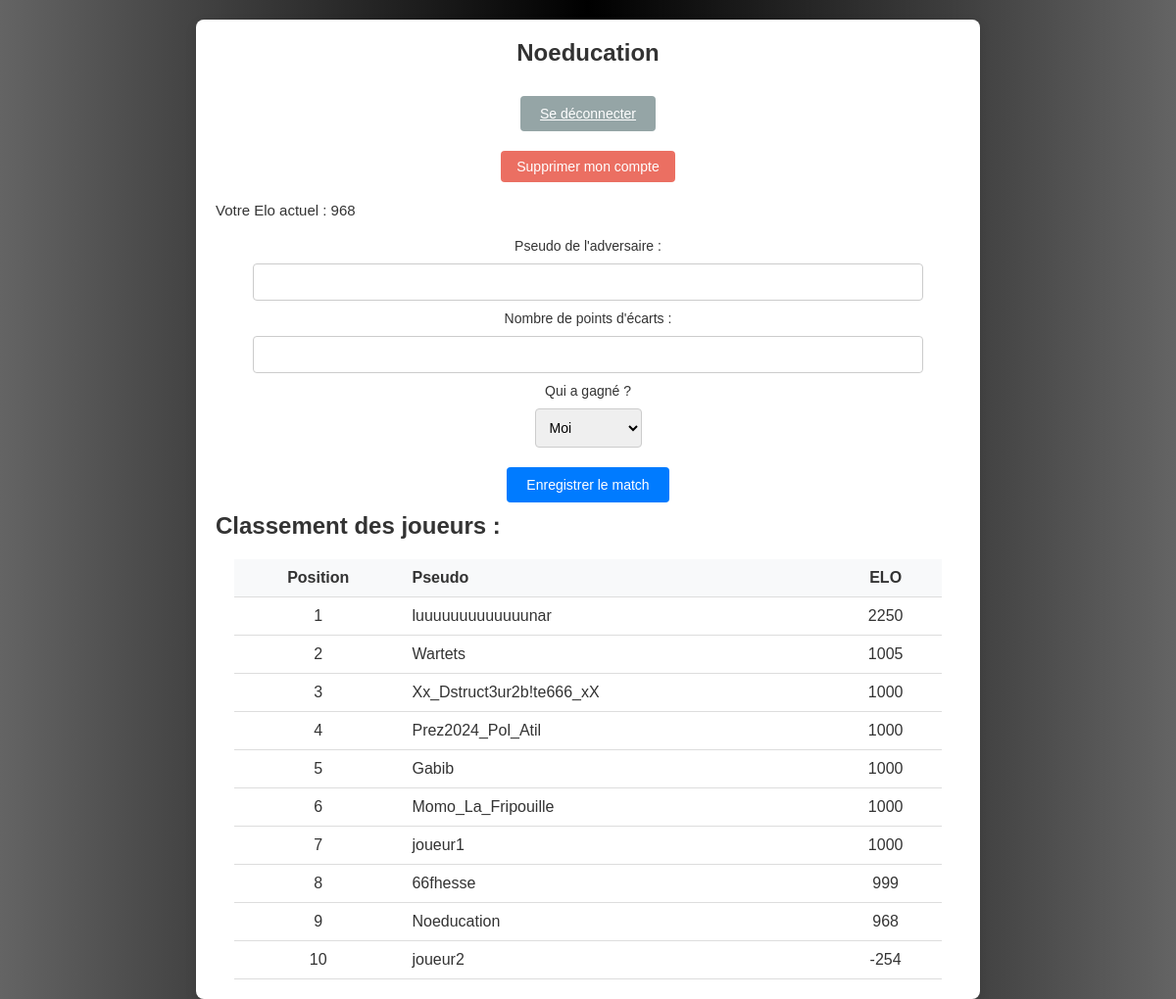
Page / (signed in) on the committed database.
### app.py (models this page shows)
class User(db.Model):
    id = db.Column(db.Integer, primary_key=True)
    username = db.Column(db.String(80), unique=True, nullable=False)
    password_hash = db.Column(db.String(120), nullable=False)
    elo = db.Column(db.Integer, default=1000)

### app.py (the view)
@app.route('/')
def index():
    if 'user_id' not in session:
        return redirect(url_for('login'))
    user = User.query.get(session['user_id'])
    leaderboard = User.query.order_by(User.elo.desc()).all()
    return render_template('index.html', user=user, leaderboard=leaderboard)

### templates/index.html (shortened to what this page needs)
<!DOCTYPE html>
<html lang="fr">
<head>
    <link rel="stylesheet" href="{{ url_for('static', filename='style.css') }}">
</head>
<body>
    <div class="container">
        <header>
            <h1><span>{{ user.username }}</span></h1>
        </header>
        <section class="log-button">
			<a href="{{ url_for('logout') }}" class="btn secondary">Se déconnecter</a>
			<form action="{{ url_for('delete_account') }}" method="POST" onsubmit="return confirm('Êtes-vous sûr de vouloir supprimer votre compte ?')">
				<button type="submit" class="btn danger">Supprimer mon compte</button>
			</form>
        </section>
        <section class="elo">
            <p id="nbElo">Votre Elo actuel : {{ user.elo }}</p>
			<form action="{{ url_for('play_match') }}" method="POST" class="match-form" onsubmit="return validateMatchForm();">
				<label for="player2_username">Pseudo de l'adversaire :</label>
				<input id="player2_username" name="player2_username" required>
				<label for="points">Nombre de points d'écarts :</label>
				<input type="number" id="points" name="points" required>
				<label for="winner">Qui a gagné ?</label>
				<select name="winner" id="winner">
					<option value="1">Moi</option>
				</select>
				<button type="submit" class="btn primary">Enregistrer le match</button>
			</form>
        </section>
        <section class="leaderboard">
            <h2>Classement des joueurs :</h2>
            <table>
                <thead>
                    <tr>
                        <th style="text-align: center;">Position</th>
                        <th>Pseudo</th>
                        <th style="text-align: center;">ELO</th>
                    </tr>
                </thead>
                <tbody>
                    {% for player in leaderboard %}
                        <tr>
                            <td style="text-align: center;">{{ loop.index }}</td>
                            <td>{{ player.username }}</td>
                            <td style="text-align: center;">{{ player.elo }}</td>
                        </tr>
                    {% endfor %}
                </tbody>
            </table>
        </section>
    </div>
</body>
</html>

### static/style.css (style rules this page uses)
* { margin: auto; padding: 0; box-sizing: border-box; }
body { font-family: 'Arial', sans-serif; background: rgb(100,100,100); background: -moz-linear-gradient(90deg, rgba(100,100,100,1) 0%, rgba(0,0,0,1) 50%, rgba(100,100,100,1) 100%); background: -webkit-linear-gradient(90deg, rgba(100,100,100,1) 0%, rgba(0,0,0,1) 50%, rgba(100,100,100,1) 100%); background: linear-gradient(90deg, rgba(100,100,100,1) 0%, rgba(0,0,0,1) 50%, rgba(100,100,100,1) 100%); filter: progid:DXImageTransform.Microsoft.gradient(startColorstr="#646464",endColorstr="#646464",GradientType=1); color: #333; display: flex; justify-content: center; align-items: center; height: 100vh; padding: 20px; }
.container { max-width: 800px; width: 90%; background-color: white; padding: 20px; border-radius: 8px; box-shadow: 0 4px 12px rgba(0, 0, 0, 0.1); }
header h1 { font-size: 24px; margin-bottom: 20px; text-align: center; }
#nbElo { font-size: 15px; margin-bottom: 20px; }
button, .btn { margin: auto; background-color: #007bff; color: white; border: none; padding: 10px 20px; font-size: 14px; border-radius: 4px; cursor: pointer; transition: background-color 0.3s ease; margin-bottom: 10px; margin-top: 10px; }
.btn.danger { background-color: #e74c3c; padding: 8px 16px; opacity: 0.8; }
.btn.secondary { background-color: #95a5a6; }
form { display: flex; flex-direction: column; gap: 10px; }
form input, form select { padding: 10px; font-size: 14px; border-radius: 4px; border: 1px solid #ccc; }
form input { width: 90%; }
form label { font-size: 14px; }
table { width: 95%; margin-top: 20px; border-collapse: collapse; }
table th, table td { padding: 10px; text-align: left; border-bottom: 1px solid #ddd; }
table th { background-color: #f8f9fa; }
.log-button { display: flex; flex-direction: column; align-items: center; margin-top: 10px; margin-bottom: 10px; }

### rows in the picture
User: elo "968", username "Noeducation"
User: username "luuuuuuuuuuuuunar", elo "2250"
User: username "Wartets", elo "1005"
User: username "Xx_Dstruct3ur2b!te666_xX", elo "1000"
User: username "Prez2024_Pol_Atil", elo "1000"
User: username "Gabib", elo "1000"
User: username "Momo_La_Fripouille", elo "1000"
User: username "joueur1", elo "1000"
User: username "66fhesse", elo "999"
User: username "joueur2", elo "-254"
